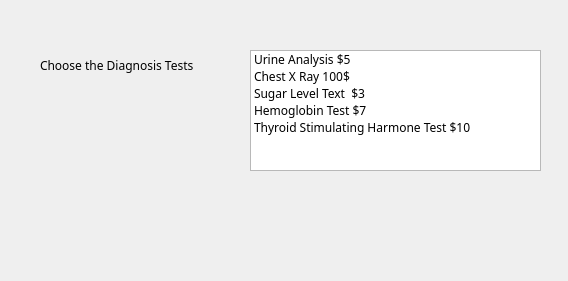
<?xml version="1.0" encoding="UTF-8"?>
<ui version="4.0">
 <class>Dialog</class>
 <widget class="QDialog" name="Dialog">
  <property name="geometry">
   <rect>
    <x>0</x>
    <y>0</y>
    <width>568</width>
    <height>281</height>
   </rect>
  </property>
  <property name="font">
   <font>
    <family>Monaco</family>
    <pointsize>9</pointsize>
    <weight>50</weight>
    <bold>false</bold>
   </font>
  </property>
  <property name="windowTitle">
   <string>Dialog</string>
  </property>
  <widget class="QLabel" name="label">
   <property name="geometry">
    <rect>
     <x>40</x>
     <y>50</y>
     <width>191</width>
     <height>31</height>
    </rect>
   </property>
   <property name="text">
    <string>Choose the Diagnosis Tests</string>
   </property>
  </widget>
  <widget class="QLabel" name="labelTest">
   <property name="geometry">
    <rect>
     <x>70</x>
     <y>200</y>
     <width>441</width>
     <height>41</height>
    </rect>
   </property>
   <property name="text">
    <string/>
   </property>
  </widget>
  <widget class="QListWidget" name="listWidgetDiagnosis">
   <property name="geometry">
    <rect>
     <x>250</x>
     <y>50</y>
     <width>291</width>
     <height>121</height>
    </rect>
   </property>
   <item>
    <property name="text">
     <string>Urine Analysis $5</string>
    </property>
   </item>
   <item>
    <property name="text">
     <string>Chest X Ray 100$</string>
    </property>
   </item>
   <item>
    <property name="text">
     <string>Sugar Level Text  $3</string>
    </property>
   </item>
   <item>
    <property name="text">
     <string>Hemoglobin Test $7</string>
    </property>
   </item>
   <item>
    <property name="text">
     <string>Thyroid Stimulating Harmone Test $10</string>
    </property>
   </item>
  </widget>
 </widget>
 <resources/>
 <connections/>
</ui>
